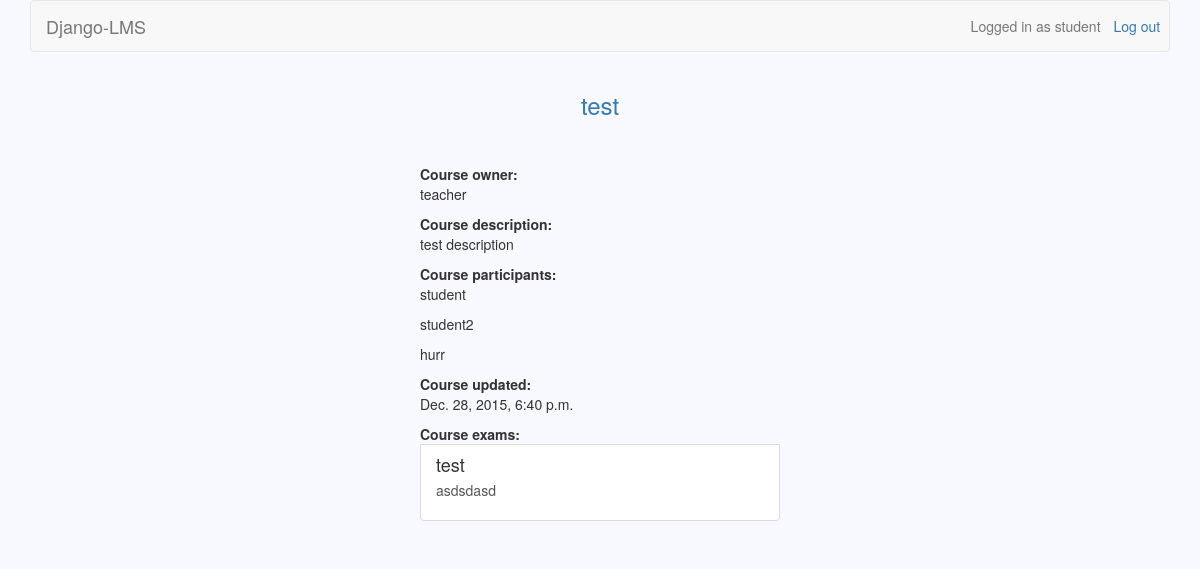
The app's page /courses/27/s (signed in), older data.
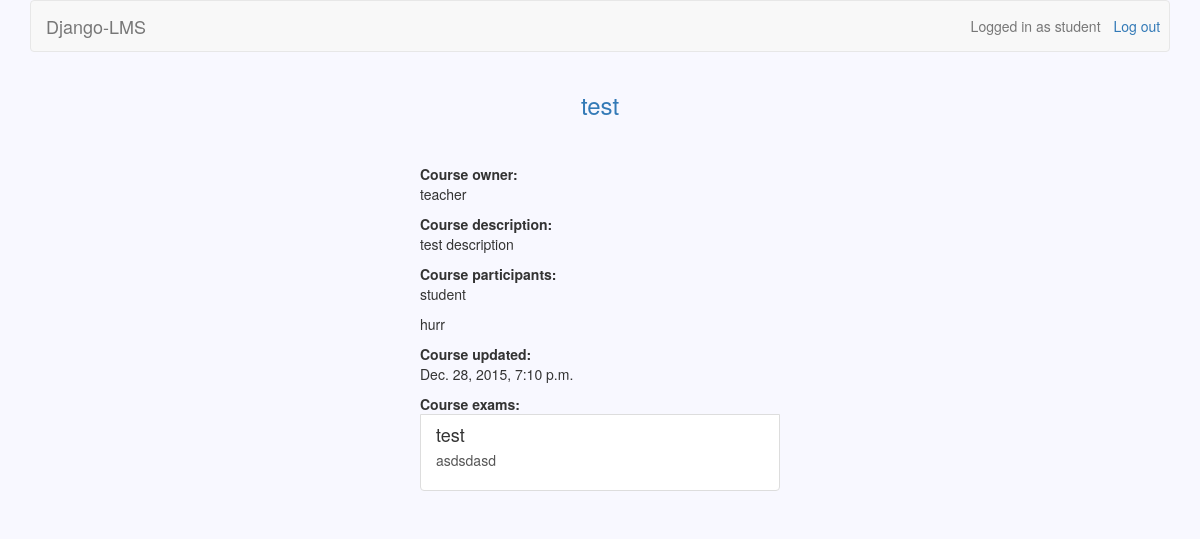
The same page, newer data.
### courses/models.py (models this page shows)
class Participation(models.Model):
	user = models.ForeignKey(settings.AUTH_USER_MODEL)
	course = models.ForeignKey(Course)

class Course(models.Model):
	owner = models.CharField(max_length=30)
	name = models.CharField(max_length=30)
	description = models.TextField(blank=True)
	updated = models.DateTimeField(auto_now=True)
	participants = models.ManyToManyField(settings.AUTH_USER_MODEL, blank=True, through='Participation')

### users/models.py (models this page shows, shortened)
class User(AbstractBaseUser):
	username = models.CharField(max_length=30, unique=True)
	email = models.EmailField(max_length=30, unique=True)
	is_teacher = models.BooleanField(default=False)
	date_joined = models.DateTimeField(default=timezone.now)
	is_active = models.BooleanField(default=True)
	USERNAME_FIELD = 'username'
	objects = UserManager()

### exams/models.py (models this page shows)
class Exam(models.Model):
	owner = models.CharField(max_length=30)
	name = models.CharField(max_length=30)
	description = models.TextField(blank=True)
	updated = models.DateTimeField(auto_now=True)
	date_to_be_taken = models.DateTimeField()
	course = models.ForeignKey(Course)

### courses/views.py (the view)
# urls.py: url(r'^(\d+)/s$', views.view_course, name='view_course'),
@user_passes_test(student_check)
def view_course(request, course_id):
    course = Course.objects.get(id=course_id)
    participants = list(Participation.objects.filter(course=course_id))
    exams = Exam.objects.filter(course=course_id)
    return render(request, 'view_course.html', {'course': course, 'participants': participants, 'exams': exams})

### courses/views.py (called while the page is built)
def student_check(user):
    return not user.is_teacher

### courses/templates/view_course.html
{% extends 'base.html' %}
{% block header_text %}{{ course.name }}{% endblock %}
{% block dashboard %}
	<b>Course owner:</b>
	<p>{{ course.owner }}</p>
	<b>Course description:</b>
	<p>{{ course.description }}</p>
	<b>Course participants:</b>
	{% for participant in participants %}
		<p>{{ participant.user }}</p>
	{% endfor %}
	<b>Course updated:</b>
	<p>{{ course.updated }}</p>
	<b>Course exams:</b>
	{% for exam in exams %}
		<a class="list-group-item" href="{% url 'view_exam' course.id exam.id %}">
			<h4 class="list-group-item-heading">{{ exam.name }}</h4>
			<p class="list-group-item-description">{{ exam.description }}</p>
		</a>
	{% endfor %}
{% endblock %}

Row changes from the older to the newer data that the page shows:
removed Participation: user "student2"
changed Course "test": updated "Dec. 28, 2015, 6:40 p.m." → "Dec. 28, 2015, 7:10 p.m."
